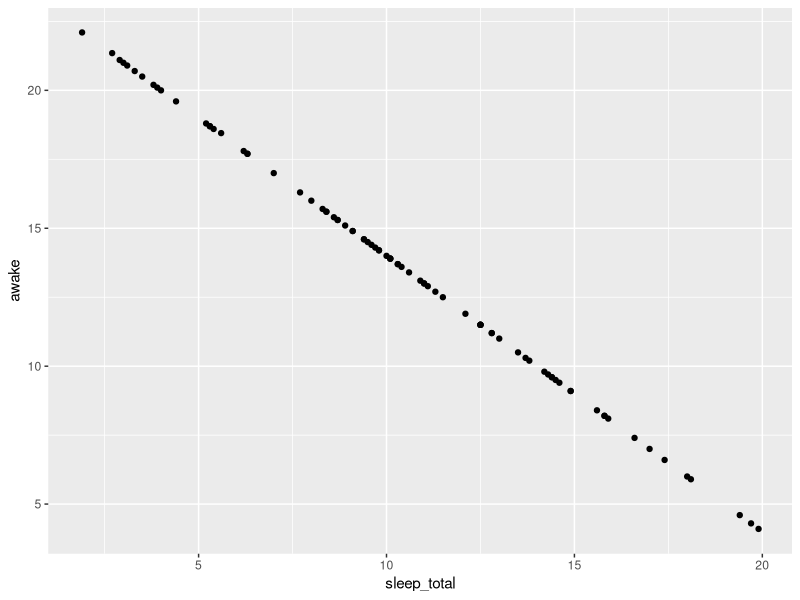

Generate this figure with R:
#This code snippet creates a scatterplot with total sleeping time 
# along the x-axis and time awake along the y-axis (using the msleep 
#                    data from ggplot2 library). 

library(ggplot2)

print(ggplot(msleep,aes(x=sleep_total,y=awake)) + geom_point())